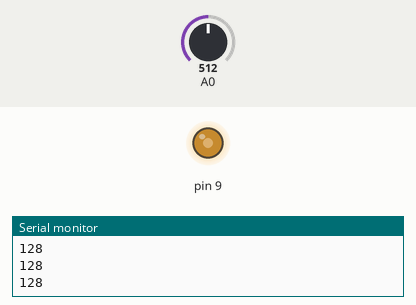
Bench run of a sketch on a simulated Arduino Uno, built with avr-gcc and run on an emulated ATmega328P. Shown: output pins drawn as LEDs (lit = HIGH), the last lines printed to the serial monitor. Inputs (shaded band) come from the test bench; at power-on: A0 = 512.

Above: at 1.3 s.
1.4 s: A0 set to 716
At 2.0 s:
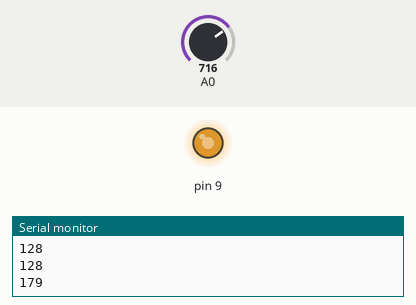
3.0 s: A0 set to 900
At 4.2 s:
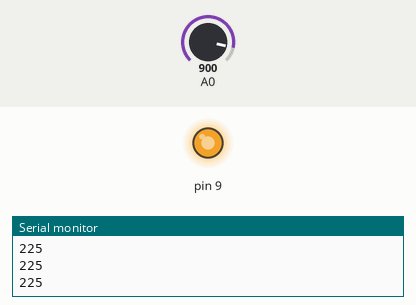
4.5 s: A0 set to 122
At 5.6 s:
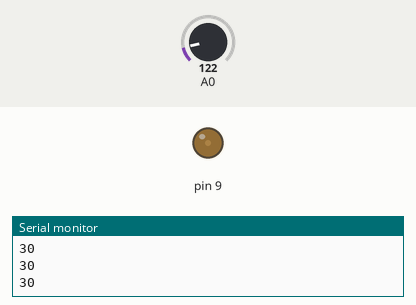
6.0 s: A0 set to 0
At 6.7 s:
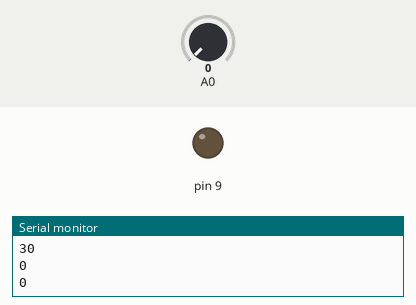
Timing chart, 0 to 8.5 s (numbered marks = the images above; inputs shaded):
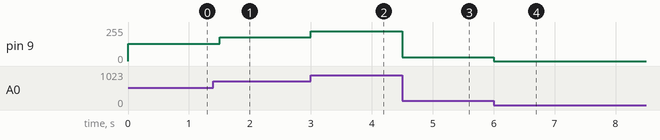

The sketch:

led_with_potansiometer.ino
```cpp
void setup() {
  Serial.begin(9600);
  Serial.println("Potansiometer value reading : ");


}

void loop() {
  int deger = analogRead(A0);  //We say "set deger variable to a0 pin's value"
  deger = deger/4;
  analogWrite(9, deger);
  Serial.println(deger);  //We say "print value to serial monitor"
  delay(500);   //We say "wait 500 ms"

}
```

Measured:
- after the input at 1.4 s, pin 9: 128/255 → 179/255 after 0.10 s
- after the input at 3.0 s, pin 9: 179/255 → 225/255 at once
- after the input at 4.5 s, pin 9: 225/255 → 30/255 at once
- after the input at 6.0 s, pin 9: 30/255 → 0/255 at once
